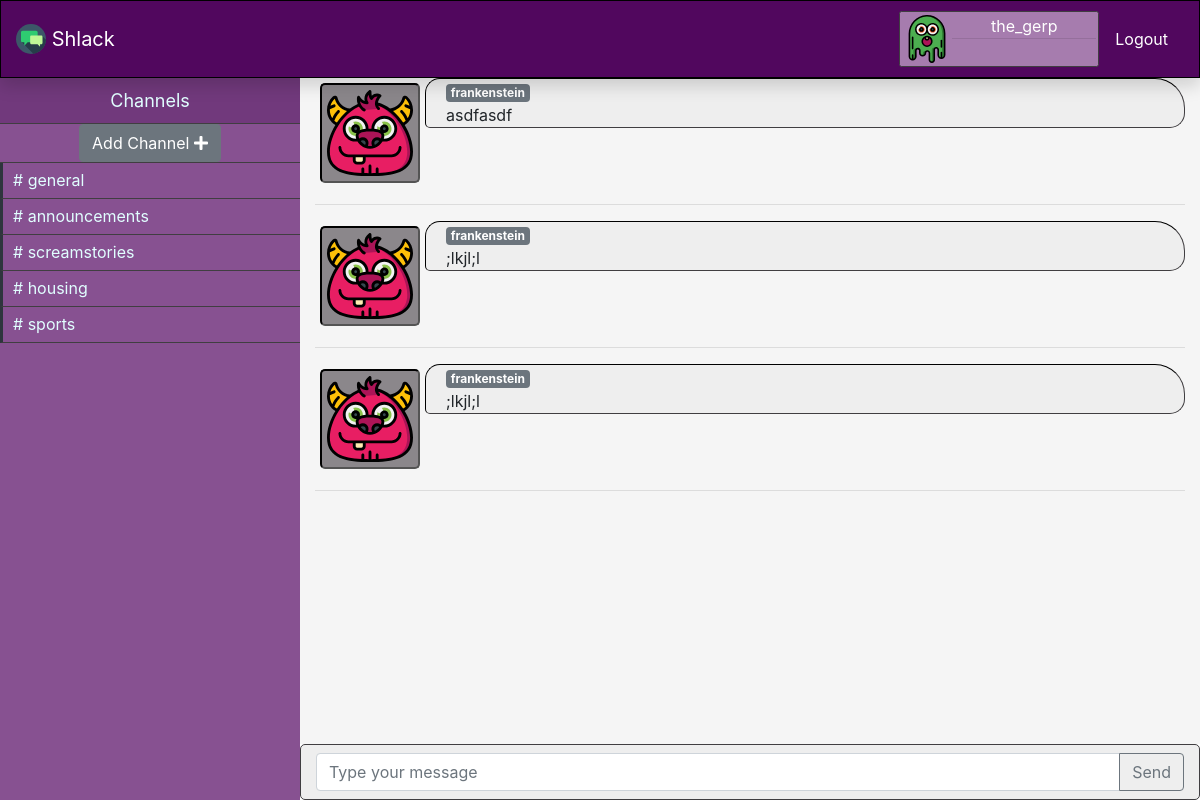
/channels/announcements (signed in), run on the app's committed database.
### models.py (models this page shows, shortened)
class User(UserMixin, db.Model):
    id = db.Column(db.Integer, primary_key=True)
    avatar = db.Column(db.String(64))
    username = db.Column(db.String(64), index=True, unique=True)
    email = db.Column(db.String(120), index=True, unique=True)
    password_hash = db.Column(db.String(128))
    posts = db.relationship("Post", backref="author", lazy="dynamic")

class Channel(db.Model):
    id = db.Column(db.Integer, primary_key=True)
    name = db.Column(db.String(300))
    posts = db.relationship("Post", backref="channel", lazy="dynamic")

class Post(db.Model):
    id = db.Column(db.Integer, primary_key=True)
    body = db.Column(db.String(300))
    timestamp = db.Column(db.DateTime, index=True, default=datetime.utcnow)
    user_id = db.Column(db.Integer, db.ForeignKey("user.id"))
    channel_id = db.Column(db.Integer, db.ForeignKey("channel.id"))
    @property
    def get_time_passed(self):
        now = datetime.utcnow()
        delta = now - self.timestamp
        print(f"Post.time_passed {delta}", flush=True)
        if timedelta(seconds=0) <= delta < timedelta(minutes=1):
            return "1 min ago"
        elif timedelta(minutes=1) <= delta < timedelta(minutes=60):
            minutes = delta.totalseconds() // 60
            return f"{minutes} minutes ago"
        elif timedelta(minutes=60) <= delta < timedelta(hours=24):
            hours = delta.totalseconds() // 3600
            return f"{hours} minutes ago"
        elif timedelta(hours=24) <= delta < timedelta(days=365):
            days = delta.totalseconds() // 86400
            return f"{days} minutes ago"
        else:
            return "Error occurred"

### application.py (the view, shortened to what this page needs)
@app.route("/channels/<string:channel_name>", methods=["GET", "POST"])
@login_required
def channel(channel_name):
    new_channel_form = NewChannelForm()
    new_post_form = NewPostForm()
    channels = Channel.query.all()
    if not any(channel_name == channel.name for channel in channels):
        return redirect(url_for("channels"))
    cur_channel = Channel.query.filter_by(name=channel_name).first()
    posts = cur_channel.posts
    return render_template("channel.html",
                           new_channel_form=new_channel_form,
                           new_post_form=new_post_form,
                           channels=channels,
                           posts=posts)

### forms.py (shortened to what this page needs)
class NewChannelForm(FlaskForm):
    channel_name = StringField("Channel Name", validators=[DataRequired()])
    submit = SubmitField("Create")

class NewPostForm(FlaskForm):
    post_body = StringField("Post Body", validators=[DataRequired()])
    user_id = IntegerField("User ID")
    datetime = DateTimeField()
    submit = SubmitField("Send")

### models.py (called while the page is built)
@login.user_loader
def load_user(id_):
    return User.query.get(int(id_))

### templates/channel.html (shortened to what this page needs)
{% extends "layout.html" %}
{% block body %}
  <div id="sidebar" class="sidebar container-fluid">
    <div class="header">Channels</div>
    <div class="menu-list">
      <ul id="menu-content" class="menu-content collapse">
        <li class="add-channel justify-content-center d-flex">
          <button class="btn btn-secondary " data-target="#channel-modal" data-toggle="modal"> Add Channel <i
              class="fa fa-plus"></i></button>
        </li>
        {% for channel in channels %}
          <li class="channel">
            <a href={{ url_for('channel', channel_name=channel.name) }}># {{ channel.name }} </a>
          </li>
        {% endfor %}
      </ul>
    </div>
  </div>
  <div id="main" class="container-fluid">
    <div class="row">
      <div id="messages" class="col-12">
        {% for post in posts %}
          {% include "_post.html" %}
        {% endfor %}
      </div>
    </div>
    <form action="" method="POST" novalidate>
      <div id="message-box" class="row">
        <div class="col-12 message-box py-2">
          <div class="input-group ">
            {{ new_post_form.post_body(class_="form-control", placeholder="Type your message") }}
            <div class="input-group-append">
              {{ new_post_form.submit(class_="btn btn-outline-secondary") }}
            </div>
          </div>
        </div>
      </div>
    </form>
  </div>
{% endblock %}

### templates/layout.html (shortened to what this page needs)
<!DOCTYPE html>
<html lang="en">
<head>
  <link rel="stylesheet" href="https://maxcdn.bootstrapcdn.com/bootstrap/4.5.0/css/bootstrap.min.css">
  <link rel="stylesheet" href="https://stackpath.bootstrapcdn.com/font-awesome/4.7.0/css/font-awesome.min.css" type="text/css">
  <link rel="stylesheet" href="https://cdnjs.cloudflare.com/ajax/libs/font-awesome/5.14.0/css/all.min.css" type="text/css">
  <link rel="stylesheet" href="https://cdnjs.cloudflare.com/ajax/libs/font-awesome/5.14.0/css/regular.min.css" type="text/css">
  <link rel="stylesheet" href="https://cdnjs.cloudflare.com/ajax/libs/font-awesome/5.14.0/css/solid.min.css" type="text/css">
  <link rel="stylesheet" type="text/css" href="{{ url_for('static', filename='style.css' ) }}">
</head>
<body>
<div id="navbar" class="container-fluid fixed-top position-sticky shadow">
      <ul class="navbar-list">
        <li>
          <a class="navbar-brand" href="{{url_for('index')}}">
            <img src="/static/images/brand-icons/017-speech-bubble-2.svg" width="30" height="30" class="d-inline-block align-top" alt="">
          Shlack
          </a>
        </li>
        {% if not current_user.is_authenticated %}
        <li class="nav-item ml-auto">
          <a class="nav-link" href="{{ url_for("login") }}">Login</a>
        </li>
        <li class="nav-item">
          <a class="nav-link nav-fill" href="{{ url_for("signup") }}">Sign Up</a>
        </li>
      {% else %}
        <li class="nav-item ml-auto">
          <div class="usercard d-flex flex-row no-gutters">
              <img src={{ current_user.avatar }}/>
            <div class="col">
              <p class="text-center text-white my-0">{{ current_user.username }}</p>
              <hr class="my-0">
              </div>
          </div>
        </li>
        <li class="nav-item pl-0">
          <a class="nav-link" href="{{ url_for("logout") }}">Logout</a>
        </li>
      {% endif %}
      </ul>
</div>
{% block body %}{% endblock %}
</body>
</html>

### templates/_post.html
{% if current_user == post.author %}
  <div class="media chat self">
    <img src={{ post.author.avatar }} style="height: 100px;"/>
    <div class="media-body">
      <h4><span class="badge badge-primary">{{ post.author.username }}</span></h4>
      <p class="timestamp"> {{ post.get_time_passed }} </p>
      <p>{{ post.body }}</p>
    </div>
  </div>
  <hr>
{% else %}
  <div class="media chat">
    <img src={{ post.author.avatar }} style="height: 100px;"/>
    <div class="media-body">
      <p class="timestamp"> <span class="badge badge-secondary">{{ post.author.username }}</span> {{ post.get_time_passed }}</p>
      <p>{{ post.body }}</p>
    </div>
  </div>
  <hr>
{% endif %}

### static/style.css (style rules this page uses)
* { box-sizing: border-box; }
body, html { margin: 0px; padding: 0px; max-height: 100%; height: 100%; }
#navbar { background: #51075e; border: 1px solid black; }
.navbar-list { display: flex; flex-direction: row; list-style: none; align-items: center; margin: 10px 0; padding: 0; }
.navbar-list .navbar-brand, .navbar-list .nav-link { color: #ffffff; align-items: center; }
.usercard { background: #a67cae; border: 1px solid #403e41; padding: 2px; border-radius: 2.5px; width: 200px; }
.usercard img { padding: 1px; border-radius: 2.5px; width: 50px; height: 50px; }
.sidebar { overflow: auto; background-color: #875191; position: fixed; left: 0px; padding: 0px; width: 300px; height: 100%; color: #e1ffff; }
.sidebar .menu-content { padding: 0px; }
.sidebar .header { background-color: #71397c; border-bottom: 1px solid #403e41; line-height: 45px; display: block; text-align: center; font-size: large; }
.sidebar .add-channel { border-style: none; border-bottom: 1px solid #403e41; }
.sidebar .channel { list-style: none; padding: 0px; margin: 0px; line-height: 35px; cursor: pointer; }
.sidebar .channel { padding-left: 0px; border-left: 3px solid #2e353d; border-bottom: 1px solid #403e41; }
.sidebar .channel a { text-decoration: none; color: #e1ffff; padding-left: 10px; }
#main { overflow: auto; background: #f5f5f5; }
#message-box { position: fixed; bottom: 0; background: #eeeeee; border: 1px solid #403e41; border-radius: 5px; }
.media { display: flex; flex-direction: row; border-radius: 5px; margin-bottom: 5px; }
.media .timestamp { font-weight: bold; margin: 0; }
.media img { height: 100px; padding: 5px; margin: 5px; background: #8b878b; border: 2px inset black; border-radius: 5px; align-self: flex-end; }
.media-body { background: #eeeeee; border: 1.5px inset #403e41; border-radius: 15px 30px 15px 5px; padding: 0px 20px; margin-bottom: 5px; }
.media-body p { margin-bottom: 0px; }
@media (min-width: 767px) { .sidebar .menu-list .menu-content { display: block; } }
@media (min-width: 767px) { #main { width: calc(100% - 300px); float: right; } }
@media (min-width: 767px) { #message-box { width: calc(100% - 300px); } }

### data on the page
User: avatar (picture), username "the_gerp"
Channel: name "general"
Channel: name "announcements"
Channel: name "screamstories"
Channel: name "housing"
Channel: name "sports"
Post: author.avatar (picture), author.username "frankenstein", body "asdfasdf"
Post: author.avatar (picture), author.username "frankenstein", body ";lkjl;l"
Post: author.avatar (picture), author.username "frankenstein", body ";lkjl;l"
